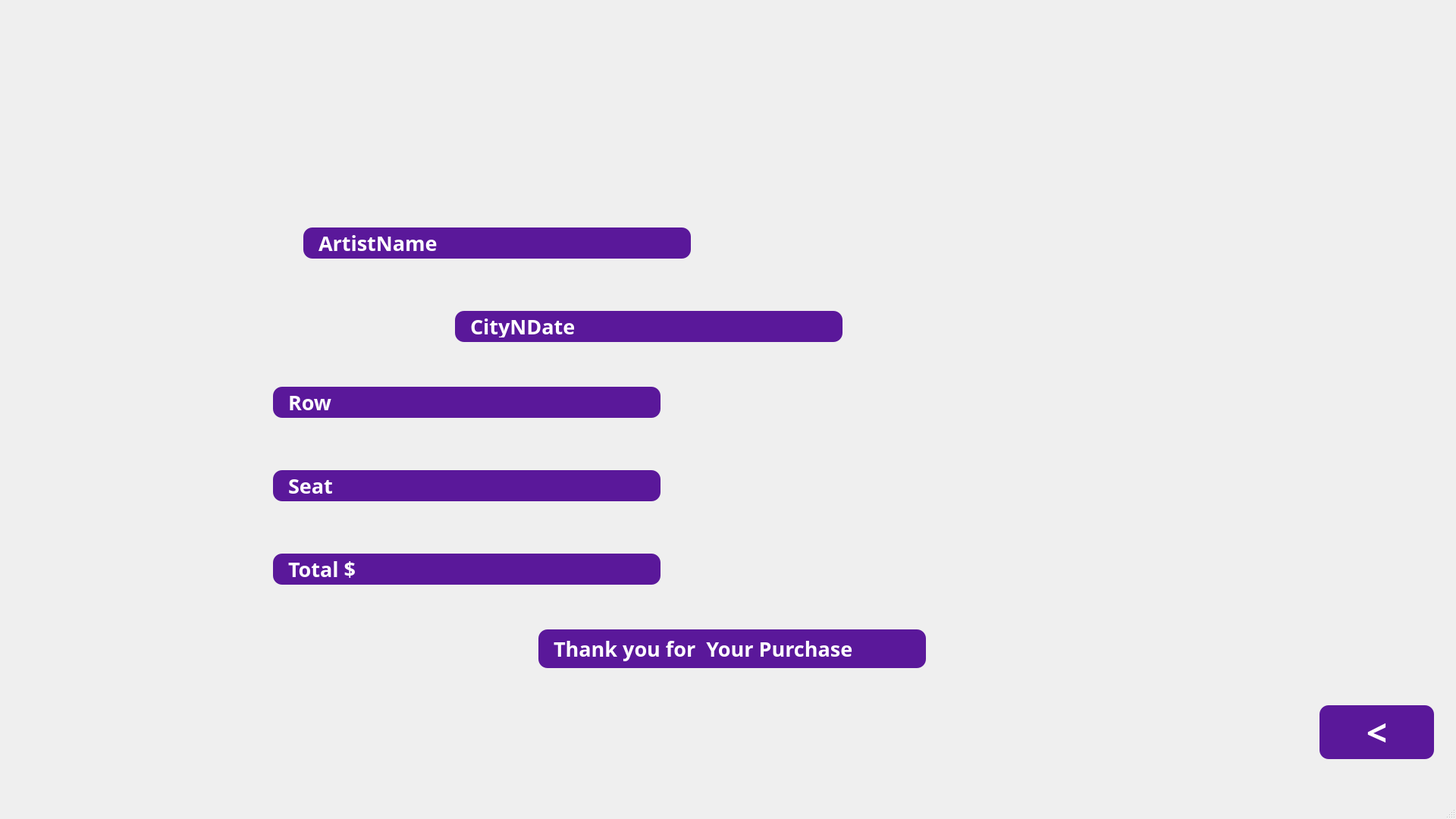
<?xml version="1.0" encoding="UTF-8"?>
<ui version="4.0">
 <class>TheBillPage</class>
 <widget class="QMainWindow" name="TheBillPage">
  <property name="geometry">
   <rect>
    <x>0</x>
    <y>0</y>
    <width>1920</width>
    <height>1080</height>
   </rect>
  </property>
  <property name="minimumSize">
   <size>
    <width>1920</width>
    <height>1080</height>
   </size>
  </property>
  <property name="maximumSize">
   <size>
    <width>1920</width>
    <height>1080</height>
   </size>
  </property>
  <property name="windowTitle">
   <string>MainWindow</string>
  </property>
  <widget class="QWidget" name="centralwidget">
   <widget class="QLabel" name="label">
    <property name="geometry">
     <rect>
      <x>0</x>
      <y>-30</y>
      <width>1920</width>
      <height>1080</height>
     </rect>
    </property>
    <property name="sizePolicy">
     <sizepolicy hsizetype="Preferred" vsizetype="Preferred">
      <horstretch>0</horstretch>
      <verstretch>0</verstretch>
     </sizepolicy>
    </property>
    <property name="minimumSize">
     <size>
      <width>1920</width>
      <height>1080</height>
     </size>
    </property>
    <property name="maximumSize">
     <size>
      <width>1920</width>
      <height>1080</height>
     </size>
    </property>
    <property name="text">
     <string/>
    </property>
    <property name="pixmap">
     <pixmap>TheBillPage.png</pixmap>
    </property>
   </widget>
   <widget class="QPushButton" name="TheBillBackBtn">
    <property name="geometry">
     <rect>
      <x>1740</x>
      <y>930</y>
      <width>151</width>
      <height>71</height>
     </rect>
    </property>
    <property name="font">
     <font>
      <family>Rockwell</family>
      <pointsize>36</pointsize>
      <weight>75</weight>
      <bold>true</bold>
     </font>
    </property>
    <property name="styleSheet">
     <string notr="true">
    background-color: #5A189A;
    color: white;
    border-radius: 12px;
    padding: 6px 12px;
    font-weight: bold;

</string>
    </property>
    <property name="text">
     <string>&lt;</string>
    </property>
   </widget>
   <widget class="QLabel" name="ThanksLabel">
    <property name="geometry">
     <rect>
      <x>710</x>
      <y>830</y>
      <width>511</width>
      <height>51</height>
     </rect>
    </property>
    <property name="font">
     <font>
      <family>Rockwell</family>
      <pointsize>20</pointsize>
      <weight>75</weight>
      <bold>true</bold>
     </font>
    </property>
    <property name="styleSheet">
     <string notr="true">QLabel {
    background-color: #5A189A;
    color: white;
    border-radius: 12px;
    padding: 6px 12px;
    font-weight: bold;
}
</string>
    </property>
    <property name="text">
     <string>Thank you for  Your Purchase</string>
    </property>
   </widget>
   <widget class="QLabel" name="BillArtistLabel">
    <property name="geometry">
     <rect>
      <x>400</x>
      <y>300</y>
      <width>511</width>
      <height>41</height>
     </rect>
    </property>
    <property name="font">
     <font>
      <family>Rockwell</family>
      <pointsize>20</pointsize>
      <weight>75</weight>
      <bold>true</bold>
     </font>
    </property>
    <property name="styleSheet">
     <string notr="true">QLabel {
    background-color: #5A189A;
    color: white;
    border-radius: 12px;
    padding: 6px 12px;
    font-weight: bold;
}
</string>
    </property>
    <property name="text">
     <string>ArtistName</string>
    </property>
   </widget>
   <widget class="QLabel" name="BillDateLabel">
    <property name="geometry">
     <rect>
      <x>600</x>
      <y>410</y>
      <width>511</width>
      <height>41</height>
     </rect>
    </property>
    <property name="font">
     <font>
      <family>Rockwell</family>
      <pointsize>20</pointsize>
      <weight>75</weight>
      <bold>true</bold>
     </font>
    </property>
    <property name="styleSheet">
     <string notr="true">QLabel {
    background-color: #5A189A;
    color: white;
    border-radius: 12px;
    padding: 6px 12px;
    font-weight: bold;
}
</string>
    </property>
    <property name="text">
     <string>CityNDate</string>
    </property>
   </widget>
   <widget class="QLabel" name="BillRowLabel">
    <property name="geometry">
     <rect>
      <x>360</x>
      <y>510</y>
      <width>511</width>
      <height>41</height>
     </rect>
    </property>
    <property name="font">
     <font>
      <family>Rockwell</family>
      <pointsize>20</pointsize>
      <weight>75</weight>
      <bold>true</bold>
     </font>
    </property>
    <property name="styleSheet">
     <string notr="true">QLabel {
    background-color: #5A189A;
    color: white;
    border-radius: 12px;
    padding: 6px 12px;
    font-weight: bold;
}
</string>
    </property>
    <property name="text">
     <string>Row</string>
    </property>
   </widget>
   <widget class="QLabel" name="BillSeatLabel">
    <property name="geometry">
     <rect>
      <x>360</x>
      <y>620</y>
      <width>511</width>
      <height>41</height>
     </rect>
    </property>
    <property name="font">
     <font>
      <family>Rockwell</family>
      <pointsize>20</pointsize>
      <weight>75</weight>
      <bold>true</bold>
     </font>
    </property>
    <property name="styleSheet">
     <string notr="true">QLabel {
    background-color: #5A189A;
    color: white;
    border-radius: 12px;
    padding: 6px 12px;
    font-weight: bold;
}
</string>
    </property>
    <property name="text">
     <string>Seat</string>
    </property>
   </widget>
   <widget class="QLabel" name="BillTotalLabel">
    <property name="geometry">
     <rect>
      <x>360</x>
      <y>730</y>
      <width>511</width>
      <height>41</height>
     </rect>
    </property>
    <property name="font">
     <font>
      <family>Rockwell</family>
      <pointsize>20</pointsize>
      <weight>75</weight>
      <bold>true</bold>
     </font>
    </property>
    <property name="styleSheet">
     <string notr="true">QLabel {
    background-color: #5A189A;
    color: white;
    border-radius: 12px;
    padding: 6px 12px;
    font-weight: bold;
}
</string>
    </property>
    <property name="text">
     <string>Total $</string>
    </property>
   </widget>
  </widget>
  <widget class="QMenuBar" name="menubar">
   <property name="geometry">
    <rect>
     <x>0</x>
     <y>0</y>
     <width>1920</width>
     <height>26</height>
    </rect>
   </property>
  </widget>
  <widget class="QStatusBar" name="statusbar"/>
 </widget>
 <resources/>
 <connections/>
</ui>
